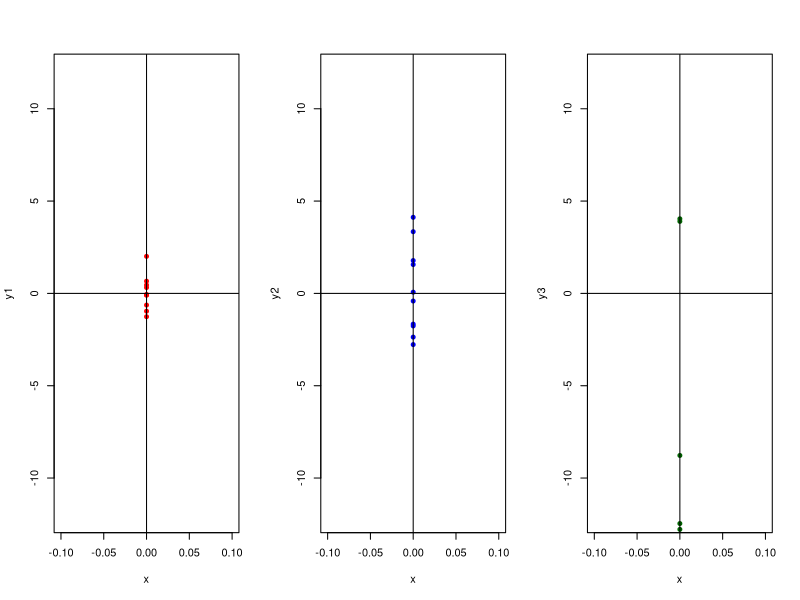
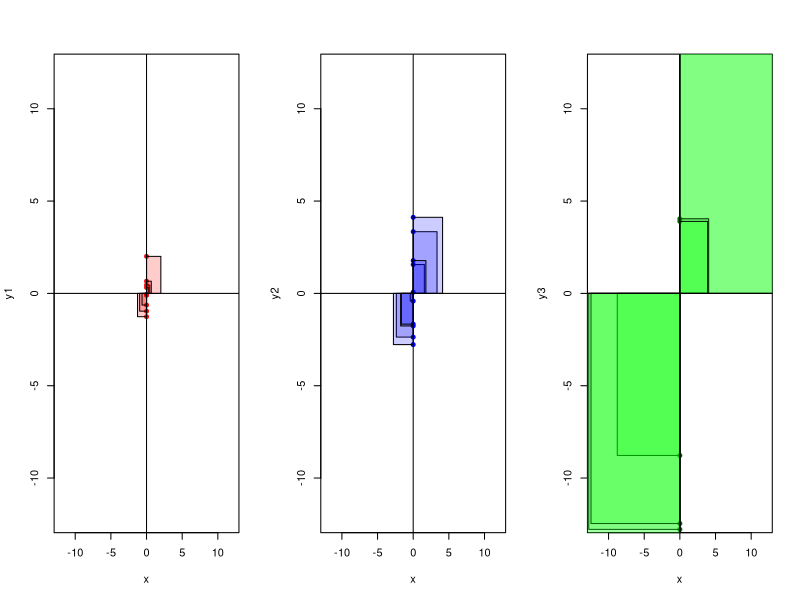
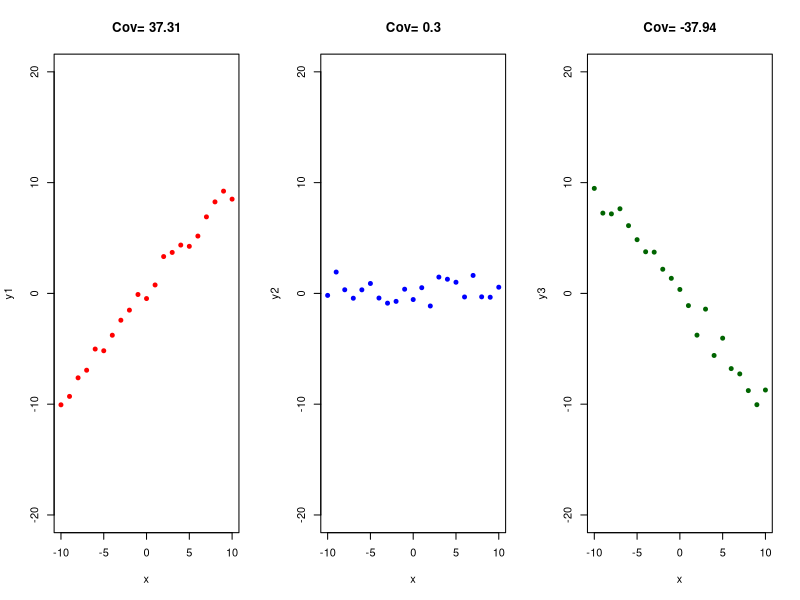

Reproduce these figures in R, in order.
#!/usr/bin/env Rscript

# File: Sws.ho10.R
# Author: Georgina Chow georgina.chow20@imperial.ac.uk
# Date: Nov 2024
# Description: Hand out 10 R script for stats week. Contains lots of 
#              plots from random normalled disributed sample numbers.


rm(list=ls())

# create three data sets y with different variances (1, 10, 100)
# rnorm() requires sample size (20), mean and sd
y1<-rnorm(10, mean=0, sd=sqrt(1))
var(y1)

y2 <- rnorm(10, mean=0, sd=sqrt(10))
var(y2)            

y3<-rnorm(10, mean=0, sd=sqrt(100))
var(y3)

# create x variable for plotting
x<-rep(0,10)
# making a 1x3 plot using mfrow() (look it up if you don't know what that does)
par(mfrow = c(1, 3))
plot(x, y1, xlim=c(-0.1,0.1), ylim=c(-12,12), pch=19, cex=0.8, col="red")
abline(v=0)
abline(h=0)
plot(x, y2, xlim=c(-0.1,0.1), ylim=c(-12,12), pch=19, cex=0.8, col="blue")
abline(v=0)
abline(h=0)
plot(x, y3, xlim=c(-0.1,0.1), ylim=c(-12,12), pch=19, cex=0.8,, col="darkgreen")
abline(v=0)
abline(h=0)

# lets plot this again, this time with the squares.
?polygon()
par(mfrow = c(1, 3))
plot(x, y1, xlim=c(-12,12), ylim=c(-12,12) ,pch=19, cex=0.8, col="red")
abline(v=0)
abline(h=0)
polygon(x=c(0,0,y1[1],y1[1]),y=c(0,y1[1],y1[1],0), col=rgb(1, 0, 0,0.2))
polygon(x=c(0,0,y1[2],y1[2]),y=c(0,y1[2],y1[2],0), col=rgb(1, 0, 0,0.2))
polygon(x=c(0,0,y1[3],y1[3]),y=c(0,y1[3],y1[3],0), col=rgb(1, 0, 0,0.2))
polygon(x=c(0,0,y1[4],y1[4]),y=c(0,y1[4],y1[4],0), col=rgb(1, 0, 0,0.2))
polygon(x=c(0,0,y1[4],y1[4]),y=c(0,y1[4],y1[4],0), col=rgb(1, 0, 0,0.2))
polygon(x=c(0,0,y1[5],y1[5]),y=c(0,y1[5],y1[5],0), col=rgb(1, 0, 0,0.2))
polygon(x=c(0,0,y1[6],y1[6]),y=c(0,y1[6],y1[6],0), col=rgb(1, 0, 0,0.2))
polygon(x=c(0,0,y1[7],y1[7]),y=c(0,y1[7],y1[7],0), col=rgb(1, 0, 0,0.2))
polygon(x=c(0,0,y1[8],y1[8]),y=c(0,y1[8],y1[8],0), col=rgb(1, 0, 0,0.2))
polygon(x=c(0,0,y1[9],y1[9]),y=c(0,y1[9],y1[9],0), col=rgb(1, 0, 0,0.2))
polygon(x=c(0,0,y1[10],y1[10]),y=c(0,y1[10],y1[10],0), col=rgb(1, 0, 0,0.2))

# that was hard work and I'm lazy, so I'll write a for loop for the next two:
plot(x, y2, xlim=c(-12,12), ylim=c(-12,12), pch=19, cex=0.8, col="blue")
abline(v=0)
abline(h=0)
for (i in 1:length(y2)) {
  polygon(x=c(0,0,y2[i],y2[i]),y=c(0,y2[i],y2[i],0), col=rgb(0, 0, 1,0.2))
}
plot(x, y3, xlim=c(-12,12), ylim=c(-12,12), pch=19, cex=0.8,, col="darkgreen"
)
abline(v=0)
abline(h=0)
for (i in 1:length(y3)) {
  polygon(x=c(0,0,y3[i],y3[i]),y=c(0,y3[i],y3[i],0), col=rgb(0, 1, 0,0.2))
}

rm(list = ls())
par(mfrow = c(1, 3))
x<-c(-10:10)
var(x)
y1<-x*1 + rnorm(21, mean=0, sd=sqrt(1))
# here the association is 1:1
cov(x, y1)

plot(x, y1, xlim=c(-10,10), ylim=c(-20, 20), col="red", pch=19, cex=0.8, main
     =paste("Cov=",round(cov(x,y1),digits=2)))

y2<-rnorm(21, mean=0, sd=sqrt(1))
# Here, there is no association
cov(x, y2)

plot(x, y2, xlim=c(-10,10), ylim=c(-20, 20), col="blue", pch=19, cex=0.8, main=paste("Cov=",round(cov(x,y2),digits=2)))
y3<- x* (-1) +rnorm(21, mean=0, sd=sqrt(1))
# Here, the association is negative
cov(x, y3)

plot(x, y3, xlim=c(-10,10), ylim=c(-20, 20), col="darkgreen", pch=19, cex=0.8
     , main=paste("Cov=",round(cov(x,y3),digits=2)))
